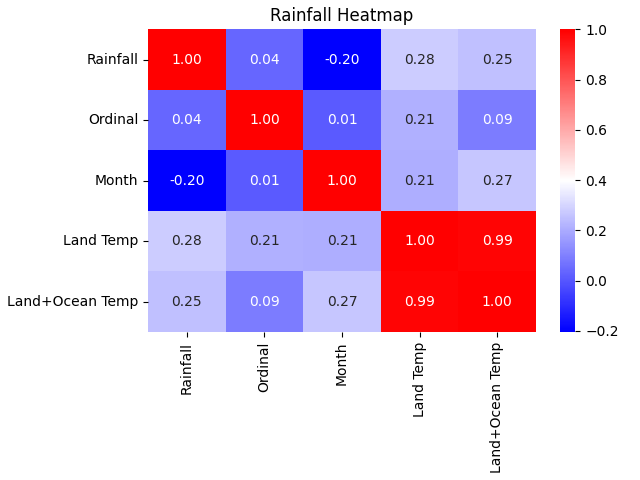

Generate this figure with Python:
# Jack Clarke
# https://www.kaggle.com/datasets/zusmani/rainfall-in-pakistan
# https://www.kaggle.com/datasets/berkeleyearth/climate-change-earth-surface-temperature-data

import pandas as pd
import matplotlib.pyplot as plt
import seaborn as sns
import datetime as dt

def get_year(date):
    return int(date[0:4])

def to_ordinal(row):
    return dt.datetime(int(row['Year']), int(row['Month']), 1).toordinal()

# =============== Rainfall ===============

data = pd.read_csv("../data/rainfall.csv")
data.columns = data.columns.str.strip()
data['Rainfall'] = data['Rainfall - (MM)']

DATE_TO_INT_MAP = {
    "January": 1,
    "February": 2,
    "March": 3,
    "April": 4,
    "May": 5,
    "June": 6,
    "July": 7,
    "August": 8,
    "September": 9,
    "October": 10,
    "November": 11,
    "December": 12
}

data['Month'] = data['Month'].map(DATE_TO_INT_MAP)
data['Ordinal'] = data.apply(to_ordinal, axis=1)

grp = data.groupby('Year').agg({'Rainfall - (MM)': 'mean'})
data = data.join(grp, on='Year', rsuffix='_r')

# =============== Global temps ===============

temp_data = pd.read_csv("../data/global_temp.csv")
temp_data['year'] = temp_data['dt'].apply(get_year)
temp_data = temp_data[temp_data['year'] >= 1901] # To align with rainfall data
temp_data = temp_data[temp_data['year'] <= 2016]  # To align with rainfall data

data = data.drop(data.tail(12).index) # To align dates by a year
data['Land Temp'] = temp_data['LandAndOceanAverageTemperature'].values
data['Land+Ocean Temp'] = temp_data['LandAverageTemperature'].values

corr = data[['Rainfall', 'Ordinal', 'Month', 'Land Temp', 'Land+Ocean Temp']].corr()
sns.heatmap(corr, annot=True, cmap='bwr', fmt='.2f')
plt.title("Rainfall Heatmap")
plt.tight_layout(pad=0.5)

plt.show()
# plt.savefig("heatmap.png")
